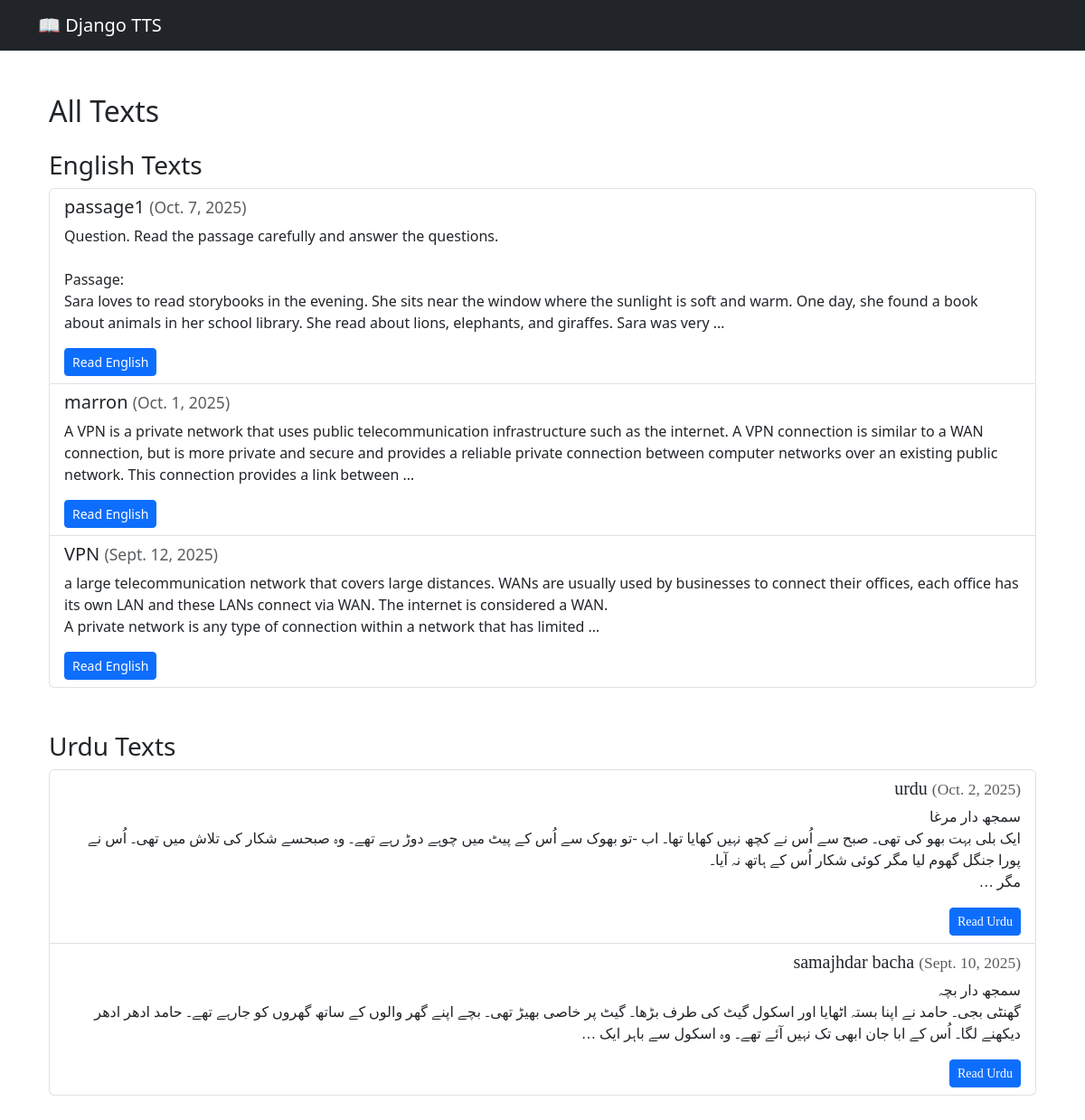
Before: / with the older database file.
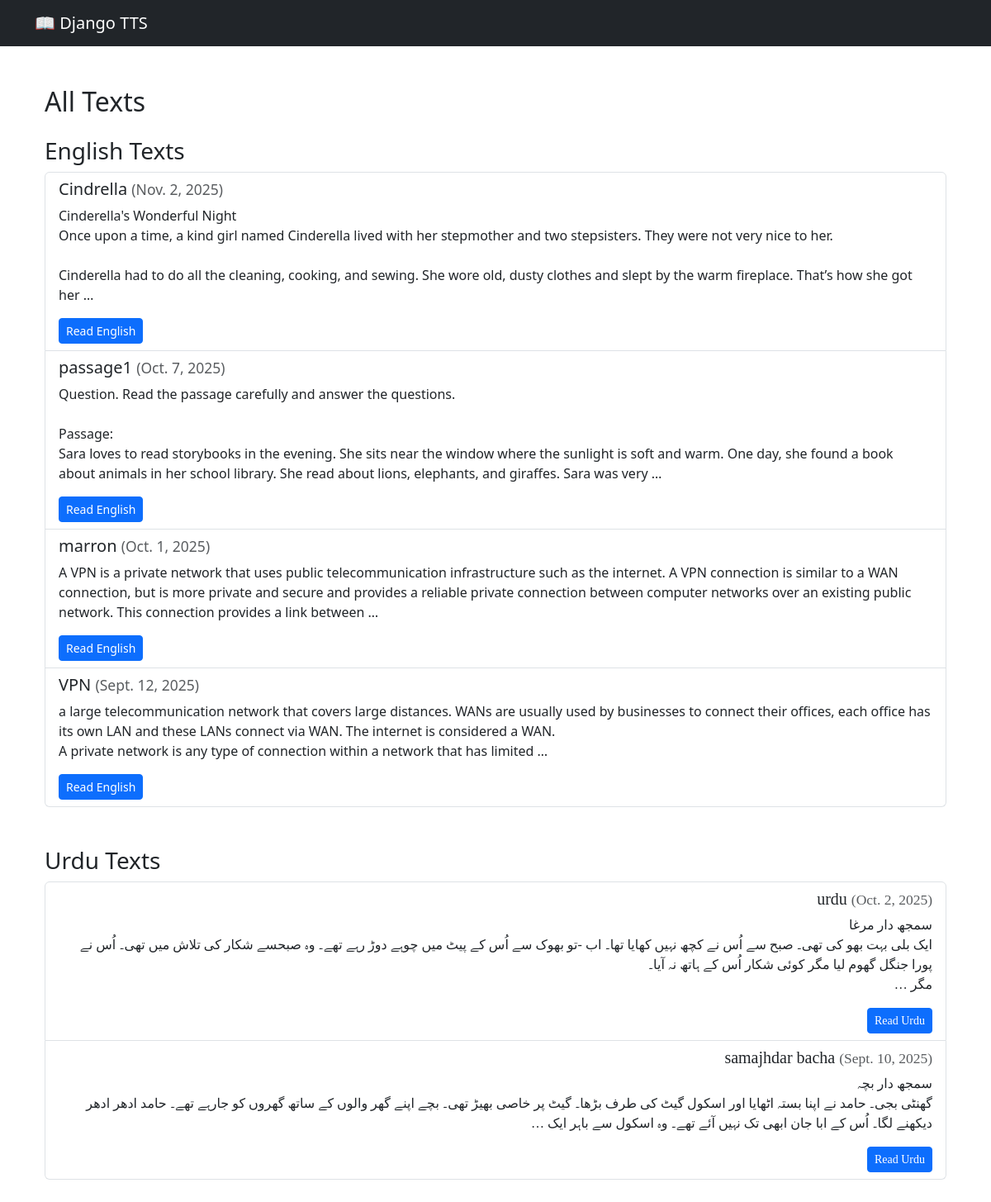
After: the same page with the newer database file.
### core/models.py (models this page shows, shortened)
class ReadingText(models.Model):
    date = models.DateField()
    subject = models.CharField(max_length=200)
    english_text = models.TextField(blank=True, null=True)
    urdu_text = models.TextField(blank=True, null=True)

### core/views.py (the view)
# urls.py: path('', views.text_list, name='text_list'),
def text_list(request):
    english_texts = ReadingText.objects.exclude(english_text__exact='').order_by('-date')
    urdu_texts = ReadingText.objects.exclude(urdu_text__exact='').order_by('-date')
    context = {
        'english_texts': english_texts,
        'urdu_texts': urdu_texts
    }
    return render(request, 'core/text_list.html', context)

### core/templates/core/text_list.html (shortened to what this page needs)
{% extends "core/base.html" %}
{% block content %}
<div class="container mt-5">
    <h2 class="mb-4">All Texts</h2>
    <h3>English Texts</h3>
    {% if english_texts %}
        <div class="list-group mb-5">
            {% for text in english_texts %}
                <div class="list-group-item">
                    <h5>{{ text.subject }} <small class="text-muted">({{ text.date }})</small></h5>
                    <p>{{ text.english_text|linebreaksbr|truncatewords:50 }}</p>
                    <a href="{% url 'text_english_read' text.pk %}" class="btn btn-primary btn-sm">Read English</a>
                </div>
            {% endfor %}
        </div>
    {% else %}
        <p>No English texts available.</p>
    {% endif %}
    <h3>Urdu Texts</h3>
    {% if urdu_texts %}
        <div class="list-group mb-5">
            {% for text in urdu_texts %}
                <div class="list-group-item" style="font-family: 'Jameel Noori Nastaleeq'; direction: rtl;">
                    <h5>{{ text.subject }} <small class="text-muted">({{ text.date }})</small></h5>
                    <p>{{ text.urdu_text|linebreaksbr|truncatewords:50 }}</p>
                    <a href="{% url 'text_urdu_read' text.pk %}" class="btn btn-primary btn-sm">Read Urdu</a>
                </div>
            {% endfor %}
        </div>
    {% else %}
        <p>No Urdu texts available.</p>
    {% endif %}
</div>
{% endblock %}

### core/templates/core/base.html (shortened to what this page needs)
<!DOCTYPE html>
<html lang="en">
<head>
    <link href="https://cdn.jsdelivr.net/npm/bootstrap@5.3.0/dist/css/bootstrap.min.css" rel="stylesheet">
</head>
<body>
    <nav class="navbar navbar-expand-lg navbar-dark bg-dark mb-4">
        <div class="container">
            <a class="navbar-brand" href="{% url 'text_list' %}">📖 Django TTS</a>
        </div>
    </nav>
    <div class="container">
        {% block content %}{% endblock %}
    </div>
</body>
</html>

Changed rows visible on the page:
added ReadingText: subject "Cindrella", date "Nov. 2, 2025", english_text "Cinderella's Wonderful Night Once upon a time, a kind girl named Cinderella lived with her stepmother and two stepsisters. They were not very nice to her. Cinderella had to do all the cleaning, cooking, and sewing. She wore old, dusty clothes and slept by the warm fireplace. That’s how she got her …", shown under "English Texts"
